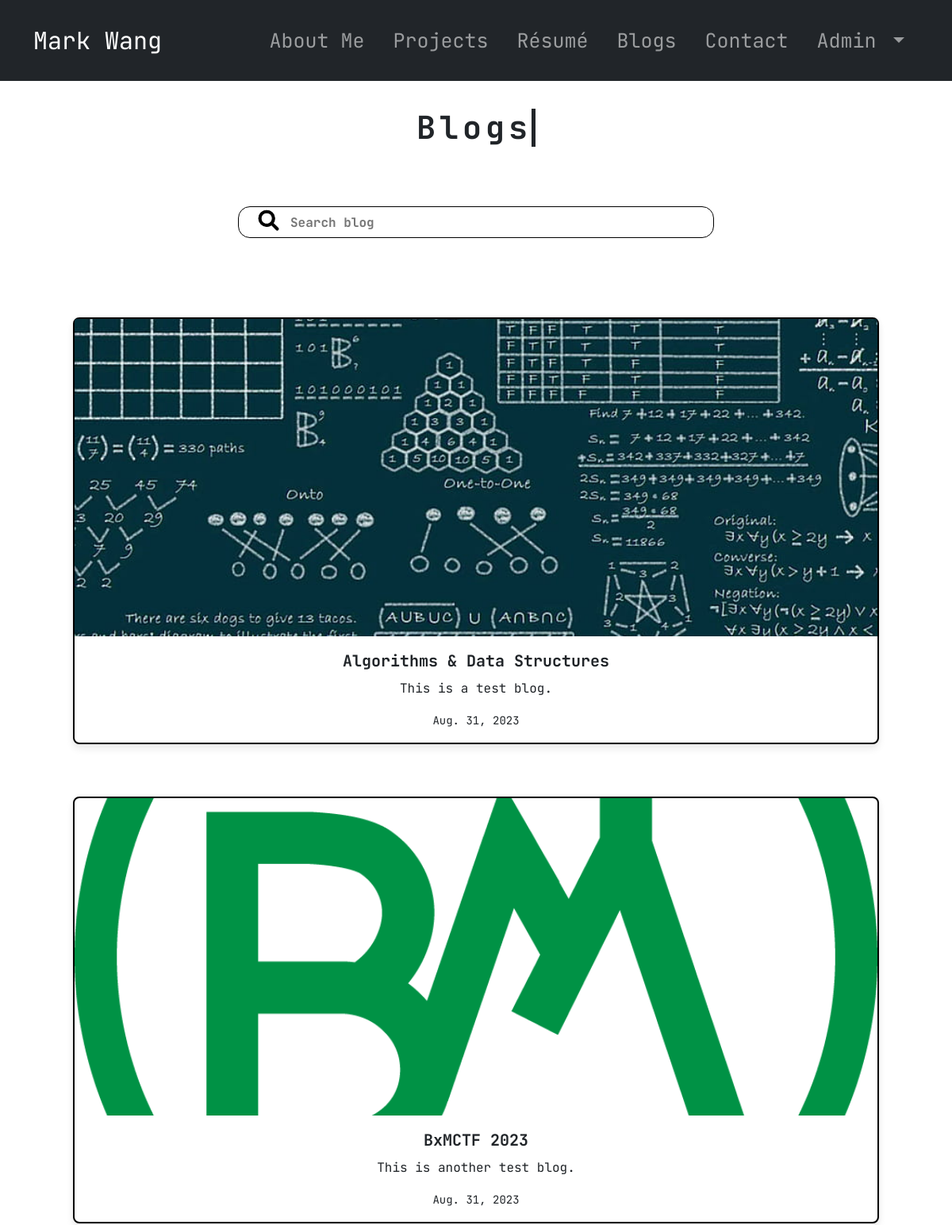
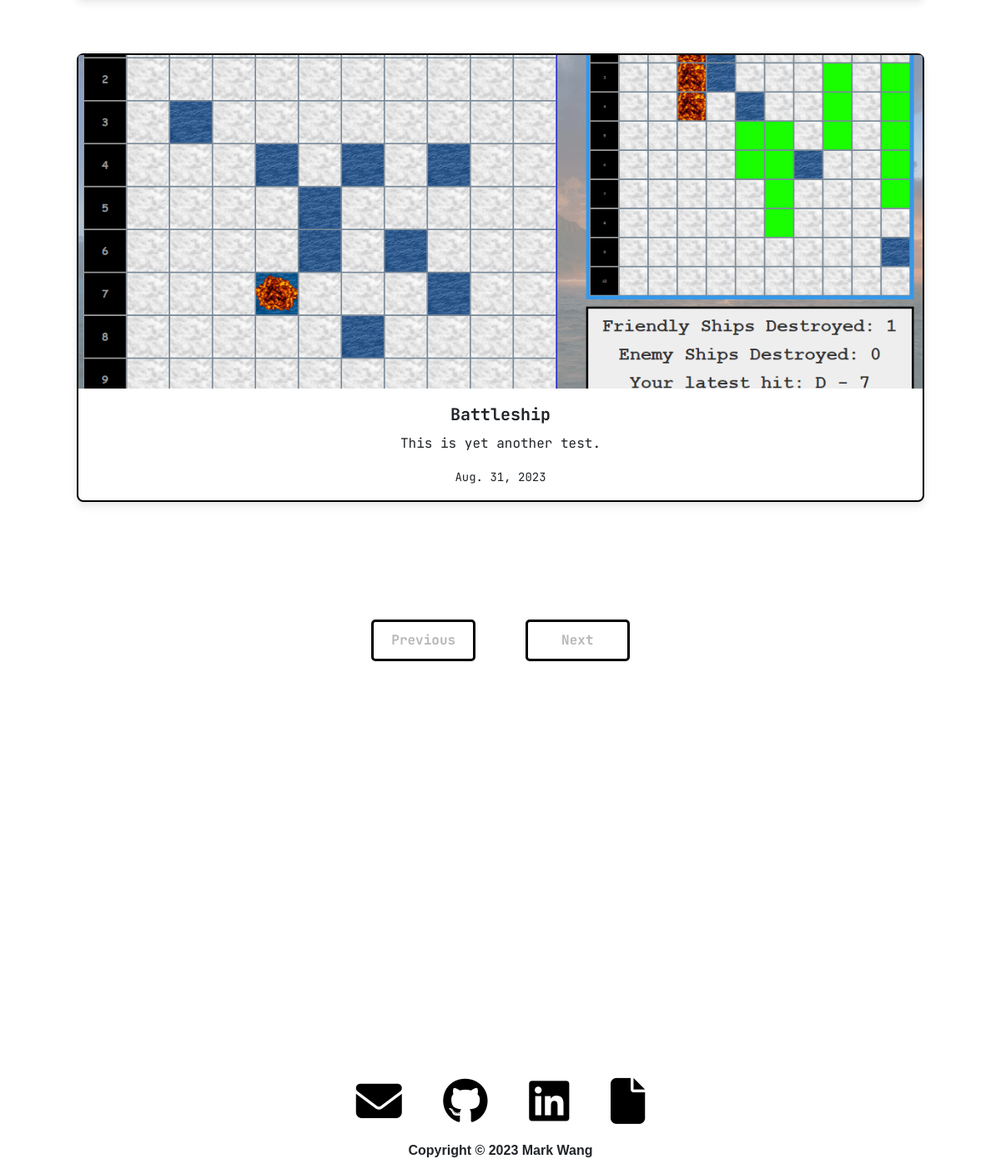
/blogs/1 (signed in), run on the app's committed database (2 pictures, top to bottom).
### website/models.py (models this page shows, shortened)
class Blog(models.Model):
    title = models.CharField(max_length=128)
    description = models.TextField(max_length=512)
    content = models.TextField()
    date = models.DateField(auto_now_add=True)
    approx_length_min = models.IntegerField(default=5)
    image_path = models.CharField(max_length=64)
    comments = models.ManyToManyField(Comment, default=None, blank=True, related_name="blogs")
    is_active = models.BooleanField(default=True)

### website/views.py (the view)
# urls.py: path("blogs/<int:page>", views.blogs, name="blogs"),
def blogs(request, page):
    blogs = Blog.objects.filter(is_active=True).order_by("-date").all()
    paginator = Paginator(blogs, 5)
    return render(request, "website/blogs.html", {
        "blogs" : paginator.get_page(page)
    })

### website/templates/website/blogs.html (shortened to what this page needs)
{% extends "website/layout.html" %}
{% load static %}
{% block body %}
    <div class="page-title">
        <h1 class="title non-rotate">Blogs</h1>
    </div>
    <div class="search-bar container">
        <button class="search-icon"><i class="fa-solid fa-magnifying-glass"></i></button>
        <input type="text" class="textbar" placeholder="Search blog">
    </div>
    <div class="card-display container">
        {% if blogs %}
            {% for blog in blogs %}
                <div class="card showcase-card mb-3" style="width: 1200px;" onclick="redirect('/blog/{{ blog.id }}')">
                    <img src="/static/website/images/{{ blog.image_path }}" class="image card-img-top" alt="..." style="height: 400px;">
                    <div class="card-body">
                        <p class="card-text card-title">{{ blog.title }}</p>
                        <p class="card-text">{{ blog.description }}</p>
                        <p class="card-text"><small class="text-body-secondary">{{ blog.date }}</small></p>
                    </div>
                </div>
            {% endfor %}
        {% else %}
            {% if query %}
                <h3 style="font-weight: bold; margin-top: 50px;">No results found, try checking your spelling.</h3>
            {% else %}
                <h3 style="font-weight: bold; margin-top: 50px;">Sorry, nothing to find here just yet :(</h3>
            {% endif %}
        {% endif %}
    </div>
    {% if query %}
        {% if blogs.has_previous %}
            <button class="paginator-button" onclick="(() => window.location.href = '/blogs/{{ query }}/{{ blogs.previous_page_number }}')()">Previous</button>
        {% else %}
            <button class="paginator-button" disabled>Previous</button>
        {% endif %}
        {% if blogs.has_next %}
            <button class="paginator-button" onclick="(() => window.location.href = '/blogs/{{ query }}/{{ blogs.next_page_number }}')()">Next</button>
        {% else %}
            <button class="paginator-button" disabled>Next</button>
        {% endif %}
    {% else %}
        {% if blogs.has_previous %}
            <button class="paginator-button" onclick="(() => window.location.href = '/blogs/{{ blogs.previous_page_number }}')()">Previous</button>
        {% else %}
            <button class="paginator-button" disabled>Previous</button>
        {% endif %}
        {% if blogs.has_next %}
            <button class="paginator-button" onclick="(() => window.location.href = '/blogs/{{ blogs.next_page_number }}')()">Next</button>
        {% else %}
            <button class="paginator-button" disabled>Next</button>
        {% endif %}
    {% endif %}
{% endblock %}

### website/static/website/styles.css (style rules this page uses)
* { font-family: "JetBrains Mono"; overflow-wrap: break-word !important; }
i { font-size: 55px; margin-left: 20px; margin-right: 20px; }
.paginator-button { display: inline-block; border: 3px solid black; border-radius: 5px; background-color: white; font-weight: bold; margin-top: 75px; margin-left: 25px; margin-right: 25px; padding: 10px; height: 50px; width: 125px; }
.page-title { display: inline-block; text-align: center !important; }
.title { font-weight: bold; margin-bottom: 75px; }
.non-rotate { display: flex; flex-wrap: wrap; letter-spacing: 5px; width: 100%; white-space: nowrap; border-right: 5px solid; overflow: hidden; animation: typing 2s, cursor .5s step-end infinite alternate; }
.textbar { outline-color: black; border: 1px solid black; border-radius: 15px; width: 50vw; max-width: 750px; height: 40px; padding-left: 65px; font-weight: bold; }
.search-icon { border: none; background-color: transparent; position: absolute; margin-top: 5px; margin-bottom: 5px; }
.card-display { display: flex; justify-content: center; flex-wrap: wrap; margin-top: 50px; margin-bottom: 50px; margin-right: 50px; margin-left: 50px; }
.card-title { font-size: 20px; font-weight: bold; }
.showcase-card { border: 2px solid black !important; border-radius: 8px !important; box-shadow: 0 6px 10px rgba(0,0,0,.08), 0 0 6px rgba(0,0,0,.05); transition: .3s transform cubic-bezier(.155,1.105,.295,1.12),.3s box-shadow,.3s -webkit-transform cubic-bezier(.155,1.105,.295,1.12); margin-right: 50px; margin-left: 50px; margin-top: 50px; margin-bottom: 50px; }
.image { width: 100%; height: 275px; object-fit: cover; }
.search-icon > i { font-size: 25px; -webkit-text-stroke: 1px }

### data on the page
Blog: {{ blog.id }} 1 (drawn), image_path (picture), title "Algorithms & Data Structures", description "This is a test blog.", date "Aug. 31, 2023"
Blog: image_path (picture), title "BxMCTF 2023", description "This is another test blog.", date "Aug. 31, 2023"
Blog: image_path (picture), title "Battleship", description "This is yet another test.", date "Aug. 31, 2023"
